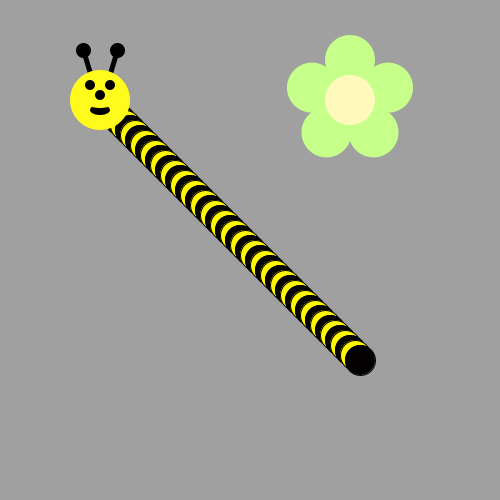
Frame 1 (no input)
Frame 60 (the mouse pressed at the canvas centre just before this capture): identical to frame 1, image omitted
Frame 120 (the mouse held since frame 60 and released just before this capture): identical to frame 1, image omitted

The Processing sketch that drew this single still picture (run headless with seeded random() and noise(); from frame 60 on, the mouse is pressed at the canvas centre):

// Processing sketch: sketch_200307a
// ── sketch_200307a.pde
void draw() {
  

 
/*Use a loop to make a body for the Bee!
Then put his head on using drawBeeFace(x,y)
Use Modulo to make the colors alternate 
*/
}

void drawFlower(int x, int y) {
     noStroke();
     translate(x, y);
     // draw 5 petals, rotating after each one
     fill(#c6ff89);      // green
      for (int i = 0; i < 5; i++) {
           ellipse(0, -40, 50, 50);
          rotate(radians(72));
     }
     fill(#fff9bb); // light yellow
     ellipse(0, 0, 50, 50);
} 
void drawBeeFace(int BeeFaceX, int BeeFaceY) {
     noStroke();
     fill(0, 0, 0);
     stroke(1);
     strokeWeight(5);
     line(BeeFaceX-10, BeeFaceY-27, BeeFaceX-17, BeeFaceY-50);
     line(BeeFaceX+10, BeeFaceY-27, BeeFaceX+17, BeeFaceY-50);
     ellipse(BeeFaceX-17, BeeFaceY-50, 10, 10);
     ellipse(BeeFaceX+17, BeeFaceY-50, 10, 10);
     noStroke();
     fill(255, 251, 28);
     ellipse(BeeFaceX, BeeFaceY, 60, 60); // face
     fill(255, 237, 209);
     fill(0,0,0);
      ellipse(BeeFaceX-10, BeeFaceY-15, 10, 10); // eyes
     ellipse(BeeFaceX+10, BeeFaceY-15, 10, 10);
      ellipse(BeeFaceX, BeeFaceY-5, 10, 10); // nose
      ellipse(BeeFaceX, BeeFaceY+10, 20, 10);// mouth
     fill(255, 251, 28);
     ellipse(BeeFaceX, BeeFaceY+5, 20, 6);
}


void setup() {
     ellipseMode(CENTER);
     size(500, 500);
     background(160, 160, 160);
     int x = 100;
      
      for(int i=0;i<=52;i++)
      
  {
    if(i%2==0){
       fill(#030102);
    ellipse(x,x,30,30);
    }
    if(i%2==1){
      fill(#FFF705);
    ellipse(x,x,30,30);
    }
    x=x+5;
  }
  
   drawBeeFace(100,100);
  drawFlower(350, 100);
}
